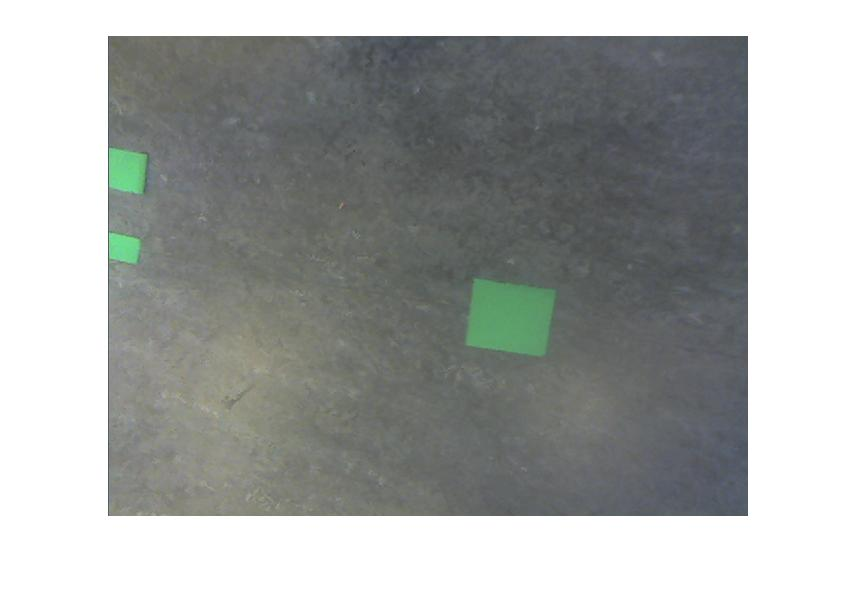
%> input picture image recognition/camToAngle/untitled.jpg, 856 x 610 px
$ octave --eval "result = findColor(imread('untitled.jpg'));"   (GNU Octave 9; MATLAB toolbox functions it lacks are replaced by stand-ins)
%> lines starting %> are read from the running program, lines starting %| are printed output that depends on the picture; in (x1, y1, x2, y2) boxes, pixels count from 0 and x2, y2 are one past the last pixel; in counts of white or black regions, pixels touching at a corner belong together; the program's own positions count from 1
function res = findColor(img)
% image is a 480 x 1920 matrix. image = [r g b] where r,g,b (480X640)
%resizeIm = 0.7;

% Restructure img to image format.
[x,y] = size(img);
%> x = 610; y = 2568
width = y/3;
%> width = 856
image = uint8(zeros(x,width,3));
image(:,:,1) = img(:,1:width);
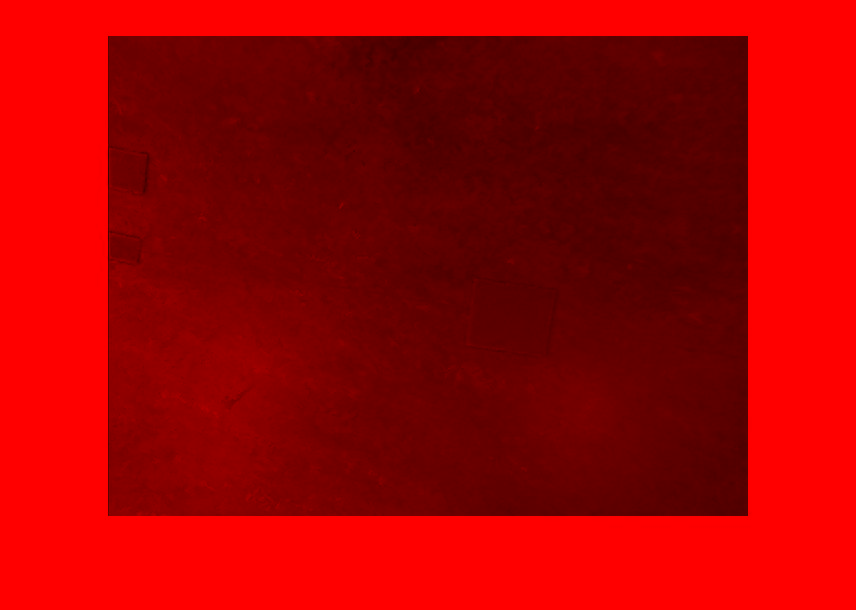
%> image: size 610x856x3 uint8; mean R, G, B 165.9, 0, 0
image(:,:,2) = img(:,width+1:width*2);
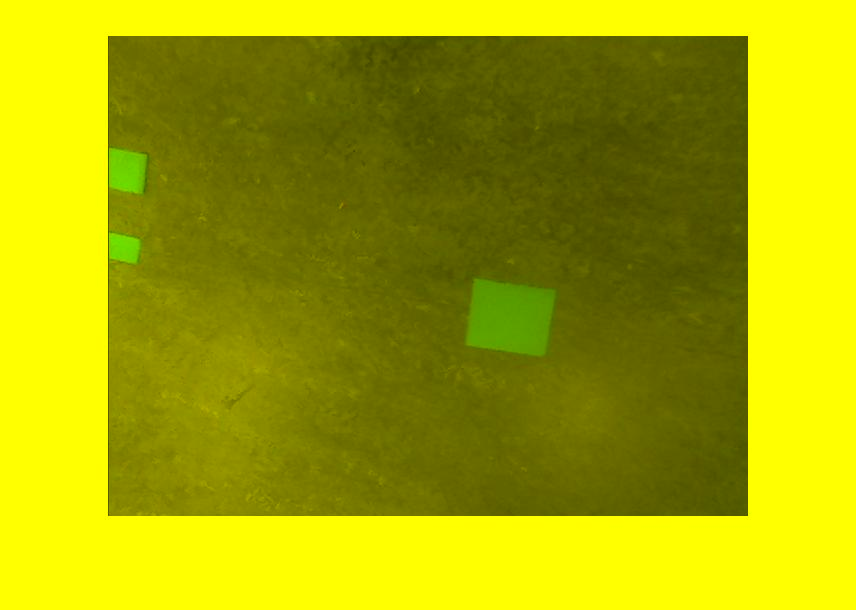
%> image: size 610x856x3 uint8; mean R, G, B 165.9, 168.6, 0
image(:,:,3) = img(:,width*2+1:y);
%> image is the input picture: size 610x856x3 uint8; mean R, G, B 165.9, 168.6, 166.8

% Display original image
figure(1)
imshow(image);

% Smoothing picture with a built in 2-D Gaussian smoothing kernel
[m,n] = size(image);
%> m = 610; n = 2568
image = imgaussfilt(image,2);

%display smoothed image
figure(2)
imshow(image);

% Remove red from picture to enhance green.
red = image(:,:,1);
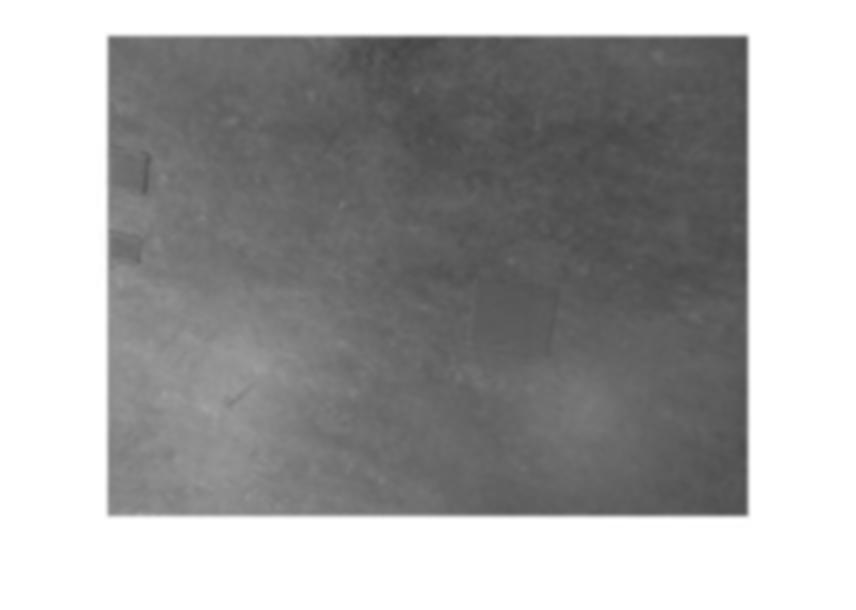
%> red: size 610x856 uint8; min 70, max 255, mean 165.9
blue = image(:,:,3);
blue1 = 0.5*blue;
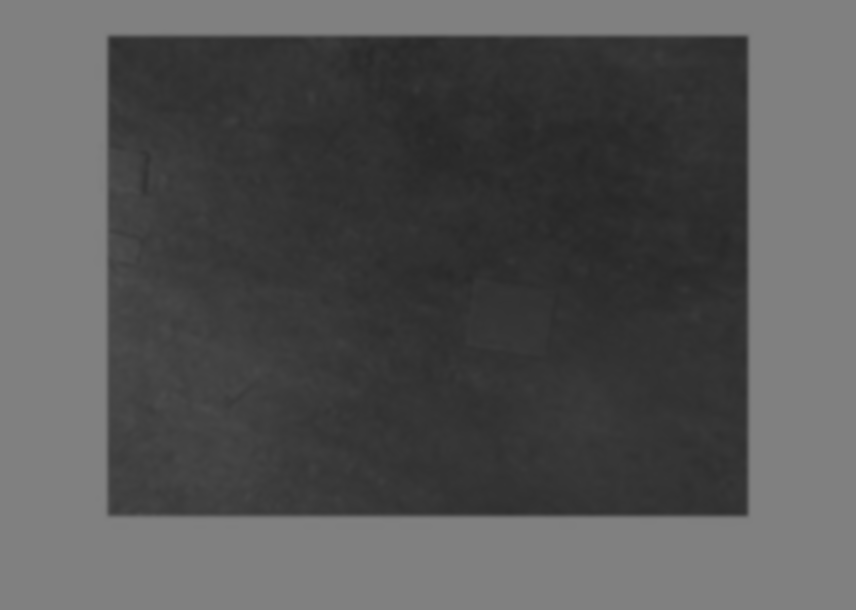
%> blue1: size 610x856 uint8; min 39, max 128, mean 83.8
green = image - red - blue1; % - blue;

% display black and green picture
figure(3)
imshow(green);


greenIntensity = rgb2gray(green);
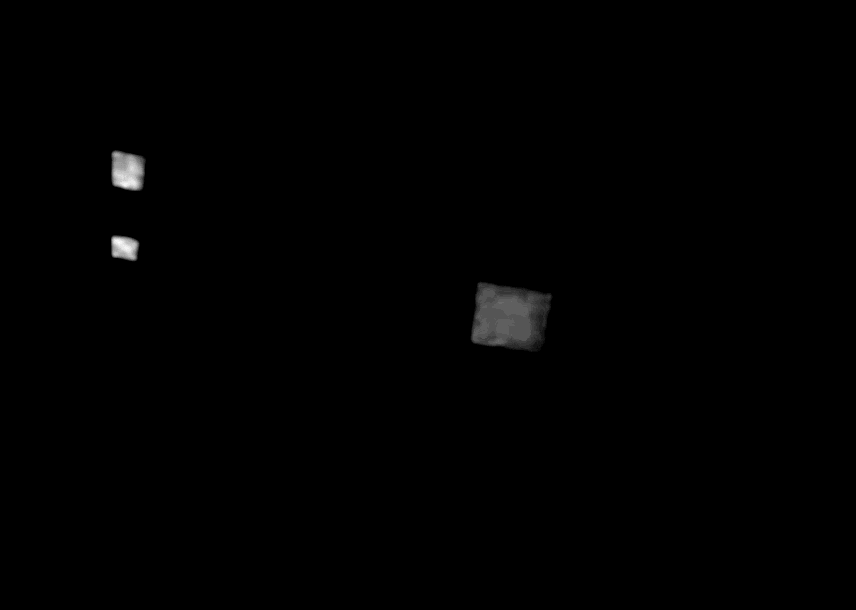
%> greenIntensity: size 610x856 uint8; min 0, max 24, mean 0.1; drawn with min black and max white
greenBinary = imbinarize(greenIntensity);
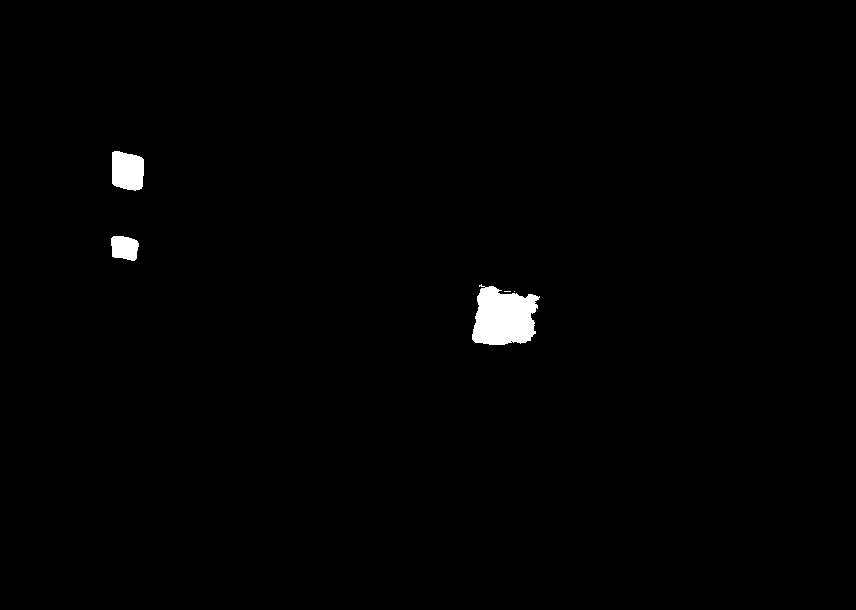
%> greenBinary: size 610x856 logical; 0.9% white; 5 white regions (2 under 20 px), largest, box (x1, y1, x2, y2) and area: (472, 284, 540, 345) 3039, (112, 151, 144, 191) 1101, (111, 236, 139, 261) 568
s = regionprops(greenBinary,'centroid');
%> s = 5 regions; Centroid: [125.1 248.4], [128.1 171.5], [504.4 318.2], [508 292], [515 292]
centroids = cat(1, s.Centroid);
%> centroids = [125.1 248.4; 128.1 171.5; 504.4 318.2; 508 292; 515 292]
a = regionprops(greenBinary, 'area');
%> a = 5 regions; Area: 3039, 1101, 568, 7, 1
area = cat(1, a.Area);
%> area = [568; 1101; 3039; 7; 1]

figure(4)
imshow(greenBinary);
if (centroids ~= 0 )
    hold on
    plot(centroids(:,1),centroids(:,2), 'b*')
    hold off
end


[sortedValues,sortIndex] = sort(area(:),'descend');
%> sortedValues = [3039; 1101; 568; 7; 1]; sortIndex = [3; 2; 1; 4; 5]
%> `result = findColor(imread('untitled.jpg'));`:
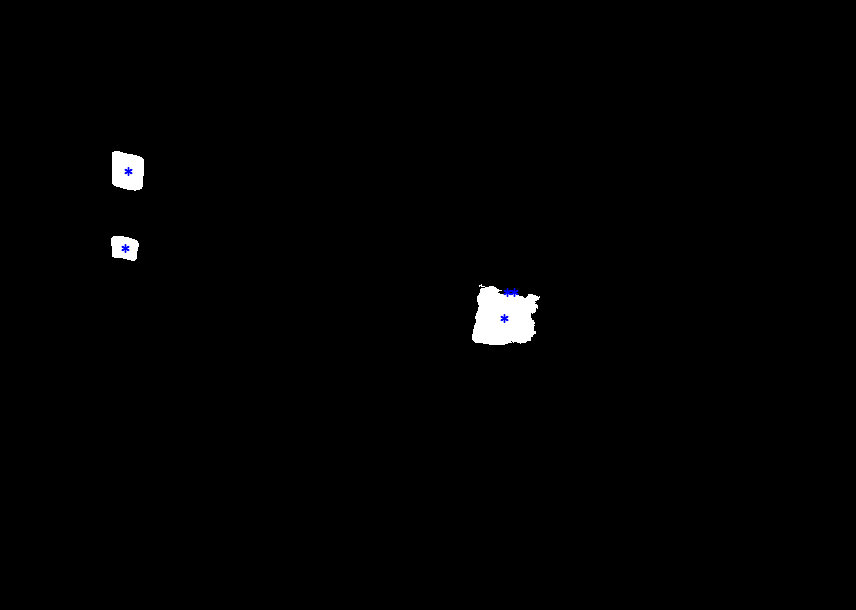
%> figure redrawn from the program's plot data

frontPos = [0 0];
backPos = [0 0];
destination = [0,0];

if size(area,1) == 2
    frontPos = centroids(sortIndex(1),:);
    backPos = centroids(sortIndex(2),:);
    destination = [0,0];
elseif size(area,1)== 3
    destination = centroids(sortIndex(1),:);
    frontPos = centroids(sortIndex(2),:);
    backPos = centroids(sortIndex(3),:);
else
    disp('did not find correct number of green spots');
end

    res = [frontPos(:) backPos(:) destination(:)]  ;

end
